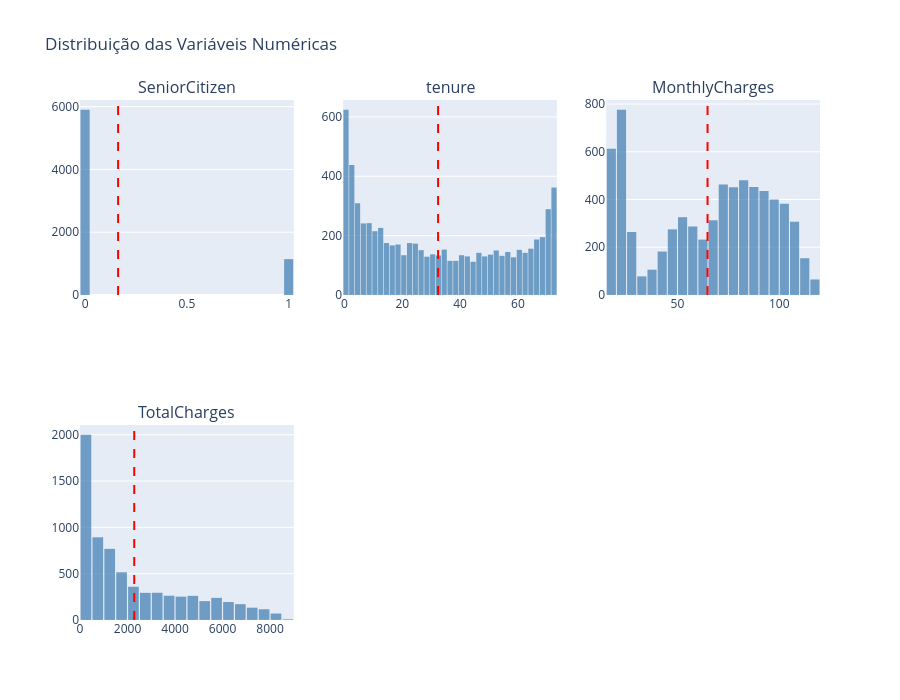

Write notebook code for a chart like this one.
### Markdown cell above
## 3.6 Análise de Distribuições

**Objetivo:** Entender a distribuição das variáveis numéricas e identificar assimetrias

### Code cell
import numpy as np
import pandas as pd
import plotly.graph_objects as go
from plotly.subplots import make_subplots
from scipy.stats import skew, kurtosis

# selecionar colunas numéricas
num_cols = df.select_dtypes(include=np.number).columns

n = len(num_cols)
ncols = 3
nrows = int(np.ceil(n / ncols))

fig = make_subplots(
    rows=nrows,
    cols=ncols,
    subplot_titles=num_cols
)

print("===== ANÁLISE DE DISTRIBUIÇÕES =====\n")

for i, col in enumerate(num_cols):

    row = i // ncols + 1
    col_pos = i % ncols + 1

    data = df[col].dropna()

    # métricas estatísticas
    mean_val = data.mean()
    skew_val = skew(data)
    kurt_val = kurtosis(data)

    print(f"{col}")
    print(f"Média: {mean_val:.2f}")
    print(f"Assimetria (Skewness): {skew_val:.2f}")
    print(f"Curtose: {kurt_val:.2f}")
    print(f"Interpretação: {'Normal' if abs(skew_val) < 0.5 else ('Assimétrica à direita' if skew_val > 0 else 'Assimétrica à esquerda')}")
    print("-"*40)

    # histograma
    fig.add_trace(
        go.Histogram(
            x=data,
            nbinsx=40,
            marker_color="steelblue",
            opacity=0.75,
            showlegend=False
        ),
        row=row,
        col=col_pos
    )

    # linha da média
    fig.add_vline(
        x=mean_val,
        line_color="red",
        line_dash="dash",
        row=row,
        col=col_pos
    )

fig.update_layout(
    height=350*nrows,
    title="Distribuição das Variáveis Numéricas",
    bargap=0.1
)

fig.show()

### Figure 1 — Plotly figure (JSON) as saved in the notebook; plotly's stock layout.template omitted (floating-point values rounded to 4 significant figures; data arrays with more than 128 entries replaced by an {"elided": "..."} marker saying what was removed)
{"data": [{"marker": {"color": "steelblue"}, "nbinsx": 40, "opacity": 0.75, "showlegend": false, "type": "histogram", "x": {"elided": "7043 int values"}, "xaxis": "x", "yaxis": "y"}, {"marker": {"color": "steelblue"}, "nbinsx": 40, "opacity": 0.75, "showlegend": false, "type": "histogram", "x": {"elided": "7043 int values"}, "xaxis": "x2", "yaxis": "y2"}, {"marker": {"color": "steelblue"}, "nbinsx": 40, "opacity": 0.75, "showlegend": false, "type": "histogram", "x": {"elided": "7043 float values"}, "xaxis": "x3", "yaxis": "y3"}, {"marker": {"color": "steelblue"}, "nbinsx": 40, "opacity": 0.75, "showlegend": false, "type": "histogram", "x": {"elided": "7032 float values"}, "xaxis": "x4", "yaxis": "y4"}], "layout": {"annotations": [{"font": {"size": 16}, "showarrow": false, "text": "SeniorCitizen", "x": 0.1444, "xanchor": "center", "xref": "paper", "y": 1, "yanchor": "bottom", "yref": "paper"}, {"font": {"size": 16}, "showarrow": false, "text": "tenure", "x": 0.5, "xanchor": "center", "xref": "paper", "y": 1, "yanchor": "bottom", "yref": "paper"}, {"font": {"size": 16}, "showarrow": false, "text": "MonthlyCharges", "x": 0.8556, "xanchor": "center", "xref": "paper", "y": 1, "yanchor": "bottom", "yref": "paper"}, {"font": {"size": 16}, "showarrow": false, "text": "TotalCharges", "x": 0.1444, "xanchor": "center", "xref": "paper", "y": 0.375, "yanchor": "bottom", "yref": "paper"}], "bargap": 0.1, "height": 700, "shapes": [{"line": {"color": "red", "dash": "dash"}, "type": "line", "x0": 0.1621, "x1": 0.1621, "xref": "x", "y0": 0, "y1": 1, "yref": "y domain"}, {"line": {"color": "red", "dash": "dash"}, "type": "line", "x0": 32.37, "x1": 32.37, "xref": "x2", "y0": 0, "y1": 1, "yref": "y2 domain"}, {"line": {"color": "red", "dash": "dash"}, "type": "line", "x0": 64.76, "x1": 64.76, "xref": "x3", "y0": 0, "y1": 1, "yref": "y3 domain"}, {"line": {"color": "red", "dash": "dash"}, "type": "line", "x0": 2283.0, "x1": 2283.0, "xref": "x4", "y0": 0, "y1": 1, "yref": "y4 domain"}], "title": {"text": "Distribuição das Variáveis Numéricas"}, "xaxis": {"anchor": "y", "domain": [0, 0.2889]}, "xaxis2": {"anchor": "y2", "domain": [0.3556, 0.6444]}, "xaxis3": {"anchor": "y3", "domain": [0.7111, 1]}, "xaxis4": {"anchor": "y4", "domain": [0, 0.2889]}, "xaxis5": {"anchor": "y5", "domain": [0.3556, 0.6444]}, "xaxis6": {"anchor": "y6", "domain": [0.7111, 1]}, "yaxis": {"anchor": "x", "domain": [0.625, 1]}, "yaxis2": {"anchor": "x2", "domain": [0.625, 1]}, "yaxis3": {"anchor": "x3", "domain": [0.625, 1]}, "yaxis4": {"anchor": "x4", "domain": [0, 0.375]}, "yaxis5": {"anchor": "x5", "domain": [0, 0.375]}, "yaxis6": {"anchor": "x6", "domain": [0, 0.375]}}}
